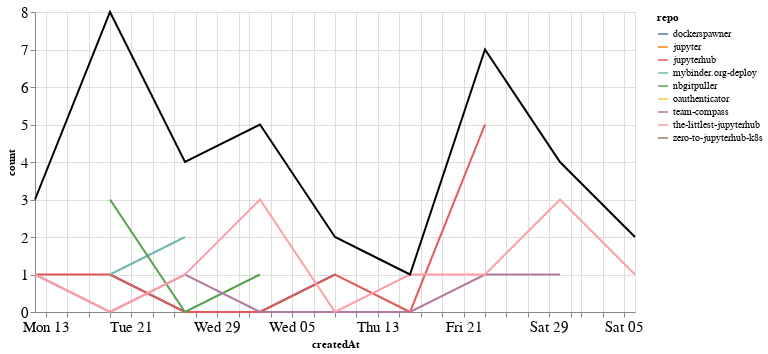

The notebook cell saved with this chart:
### Markdown cell above
## Comments

### Code cell
comments_time = comments.groupby('repo').resample('W', on='createdAt').count()['author'].reset_index()
comments_time = comments_time.rename(columns={'author': 'count'})
comments_time_total = comments_time.groupby('createdAt').agg({"count": "sum"}).reset_index()
ch1 = alt.Chart(comments_time, width=600).mark_line().encode(
    x='createdAt',
    y='count',
    color='repo',
    tooltip="repo"
)

ch2 = alt.Chart(comments_time_total, width=600).mark_line(color="black").encode(
    x='createdAt',
    y='count',
)

ch1 + ch2

### Figure 1 — Vega-Lite specification as saved in the notebook (floating-point values rounded to 4 significant figures)
{"config": {"axisLeft": {"labelFontSize": 15}, "axisBottom": {"labelFontSize": 15}}, "layer": [{"data": {"name": "data-03292be7b775b869d128910c3e7f85b5"}, "mark": "line", "encoding": {"color": {"type": "nominal", "field": "repo"}, "tooltip": {"type": "nominal", "field": "repo"}, "x": {"type": "temporal", "field": "createdAt"}, "y": {"type": "quantitative", "field": "count"}}, "width": 600}, {"data": {"name": "data-38fa805ea403750b28721282eac588cd"}, "mark": {"type": "line", "color": "black"}, "encoding": {"x": {"type": "temporal", "field": "createdAt"}, "y": {"type": "quantitative", "field": "count"}}, "width": 600}], "$schema": "https://vega.github.io/schema/vega-lite/v4.8.1.json", "datasets": {"data-03292be7b775b869d128910c3e7f85b5": [{"repo": "dockerspawner", "createdAt": "2020-07-19T00:00:00", "count": 1}, {"repo": "dockerspawner", "createdAt": "2020-07-26T00:00:00", "count": 0}, {"repo": "dockerspawner", "createdAt": "2020-08-02T00:00:00", "count": 0}, {"repo": "dockerspawner", "createdAt": "2020-08-09T00:00:00", "count": 1}, {"repo": "jupyter", "createdAt": "2020-07-19T00:00:00", "count": 2}, {"repo": "jupyterhub", "createdAt": "2020-07-12T00:00:00", "count": 1}, {"repo": "jupyterhub", "createdAt": "2020-07-19T00:00:00", "count": 1}, {"repo": "jupyterhub", "createdAt": "2020-07-26T00:00:00", "count": 0}, {"repo": "jupyterhub", "createdAt": "2020-08-02T00:00:00", "count": 0}, {"repo": "jupyterhub", "createdAt": "2020-08-09T00:00:00", "count": 1}, {"repo": "jupyterhub", "createdAt": "2020-08-16T00:00:00", "count": 0}, {"repo": "jupyterhub", "createdAt": "2020-08-23T00:00:00", "count": 5}, {"repo": "mybinder.org-deploy", "createdAt": "2020-07-19T00:00:00", "count": 1}, {"repo": "mybinder.org-deploy", "createdAt": "2020-07-26T00:00:00", "count": 2}, {"repo": "nbgitpuller", "createdAt": "2020-07-19T00:00:00", "count": 3}, {"repo": "nbgitpuller", "createdAt": "2020-07-26T00:00:00", "count": 0}, {"repo": "nbgitpuller", "createdAt": "2020-08-02T00:00:00", "count": 1}, {"repo": "oauthenticator", "createdAt": "2020-08-02T00:00:00", "count": 1}, {"repo": "team-compass", "createdAt": "2020-07-12T00:00:00", "count": 1}, {"repo": "team-compass", "createdAt": "2020-07-19T00:00:00", "count": 0}, {"repo": "team-compass", "createdAt": "2020-07-26T00:00:00", "count": 1}, {"repo": "team-compass", "createdAt": "2020-08-02T00:00:00", "count": 0}, {"repo": "team-compass", "createdAt": "2020-08-09T00:00:00", "count": 0}, {"repo": "team-compass", "createdAt": "2020-08-16T00:00:00", "count": 0}, {"repo": "team-compass", "createdAt": "2020-08-23T00:00:00", "count": 1}, {"repo": "team-compass", "createdAt": "2020-08-30T00:00:00", "count": 1}, {"repo": "the-littlest-jupyterhub", "createdAt": "2020-07-12T00:00:00", "count": 1}, {"repo": "the-littlest-jupyterhub", "createdAt": "2020-07-19T00:00:00", "count": 0}, {"repo": "the-littlest-jupyterhub", "createdAt": "2020-07-26T00:00:00", "count": 1}, {"repo": "the-littlest-jupyterhub", "createdAt": "2020-08-02T00:00:00", "count": 3}, {"repo": "the-littlest-jupyterhub", "createdAt": "2020-08-09T00:00:00", "count": 0}, {"repo": "the-littlest-jupyterhub", "createdAt": "2020-08-16T00:00:00", "count": 1}, {"repo": "the-littlest-jupyterhub", "createdAt": "2020-08-23T00:00:00", "count": 1}, {"repo": "the-littlest-jupyterhub", "createdAt": "2020-08-30T00:00:00", "count": 3}, {"repo": "the-littlest-jupyterhub", "createdAt": "2020-09-06T00:00:00", "count": 1}, {"repo": "zero-to-jupyterhub-k8s", "createdAt": "2020-09-06T00:00:00", "count": 1}], "data-38fa805ea403750b28721282eac588cd": [{"createdAt": "2020-07-12T00:00:00", "count": 3}, {"createdAt": "2020-07-19T00:00:00", "count": 8}, {"createdAt": "2020-07-26T00:00:00", "count": 4}, {"createdAt": "2020-08-02T00:00:00", "count": 5}, {"createdAt": "2020-08-09T00:00:00", "count": 2}, {"createdAt": "2020-08-16T00:00:00", "count": 1}, {"createdAt": "2020-08-23T00:00:00", "count": 7}, {"createdAt": "2020-08-30T00:00:00", "count": 4}, {"createdAt": "2020-09-06T00:00:00", "count": 2}]}}
